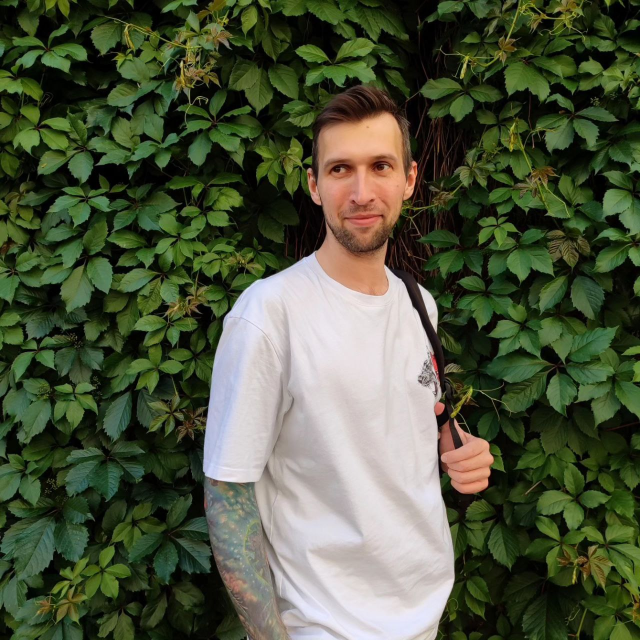
#> input picture tests/test_image.jpg, 1280 x 1280 px, found by its file name (shown at 1/2 size)
$ python -i image_processor.py   (imports and definitions only)
#> lines starting #> are read from the running program, lines starting #| are printed output that depends on the picture
from PIL import Image, ImageDraw, ImageFilter, ImageEnhance
from pathlib import Path
import logging

logger = logging.getLogger(__name__)

DATA_DIR = Path("/app/data")

# [3 lines not run here, left out]

# [42 lines left out: functions apply_grayscale, resize_image, not called in this run]

def sepia_image(input_filename: str, output_filename: str):
    """
    Применяет эффект Сепии к изображению.
    """
#> called with input_filename = '../../tests/test_image.jpg', output_filename = 'out.png'
    input_path = DATA_DIR / "raw" / input_filename
    output_path = DATA_DIR / "processed" / output_filename

    try:
        # 1. Открываем изображение и конвертируем в RGB (для надежности)
        img = Image.open(input_path).convert("RGB")
#> img is the input picture: PIL image 1280x1280 RGB; mean R, G, B 77.7, 85.3, 61.5

        # 2. Получаем монохромную версию (маска яркости)
        grayscale_mask = img.convert("L")
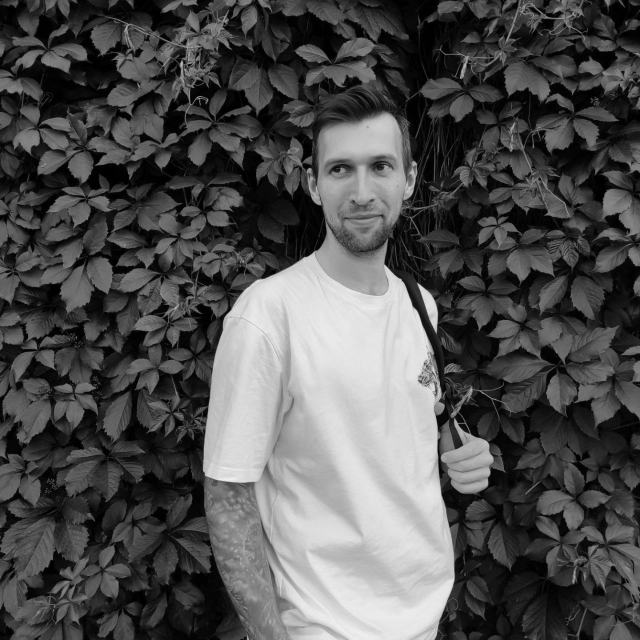
#> grayscale_mask: PIL image 1280x1280 L (shown at 1/2 size); min 0, max 245, mean 80.3

        # 3. Конвертируем маску обратно в RGB, чтобы она могла смешиваться
        grayscale_rgb = grayscale_mask.convert("RGB")

        # 4. Создаем "холст" с цветом сепии
        sepia_color = (255, 200, 150)  # Теплый, насыщенный бежевый
        sepia_base = Image.new("RGB", img.size, sepia_color)
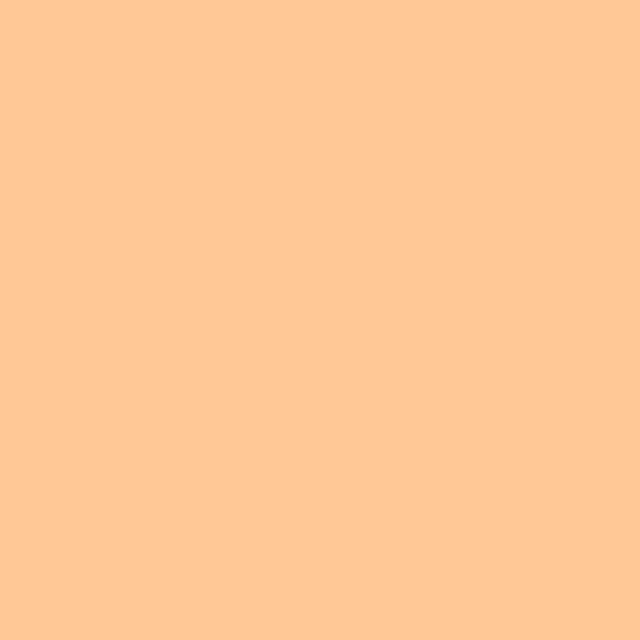
#> sepia_base: PIL image 1280x1280 RGB (shown at 1/2 size); mean R, G, B 255, 200, 150

        # 5. Смешивание (Image.blend): Смешиваем бежевый фон с черно-белым изображением.
        #    alpha=0.6 означает 60% Sepia Base и 40% Grayscale (для тонирования)
        final_img = Image.blend(sepia_base, grayscale_rgb, alpha=0.6)
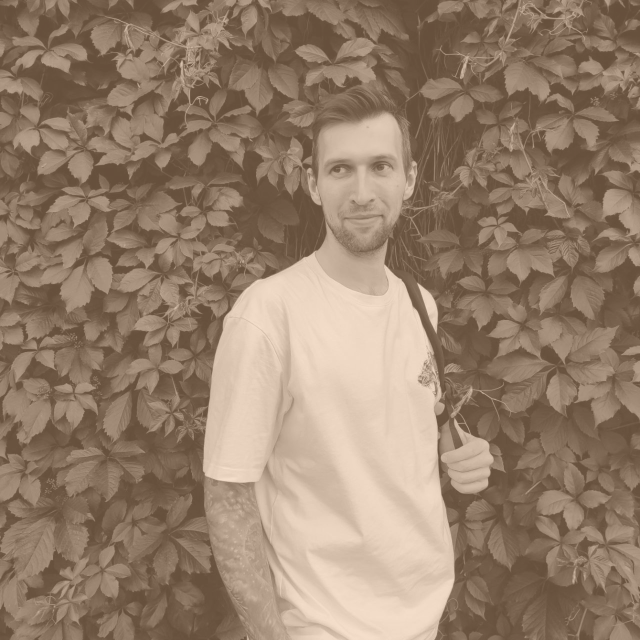
#> final_img: PIL image 1280x1280 RGB (shown at 1/2 size); mean R, G, B 149.8, 127.7, 107.8

        # 6. Сохраняем результат
        final_img.save(output_path, "JPEG")
        return True

    except Exception as e:
        logger.error(f"Error applying sepia to image {input_filename}: {e}")
        return False

# [15 lines left out: function crop_image, not called in this run]

>>> result = sepia_image('../../tests/test_image.jpg', 'out.png')
